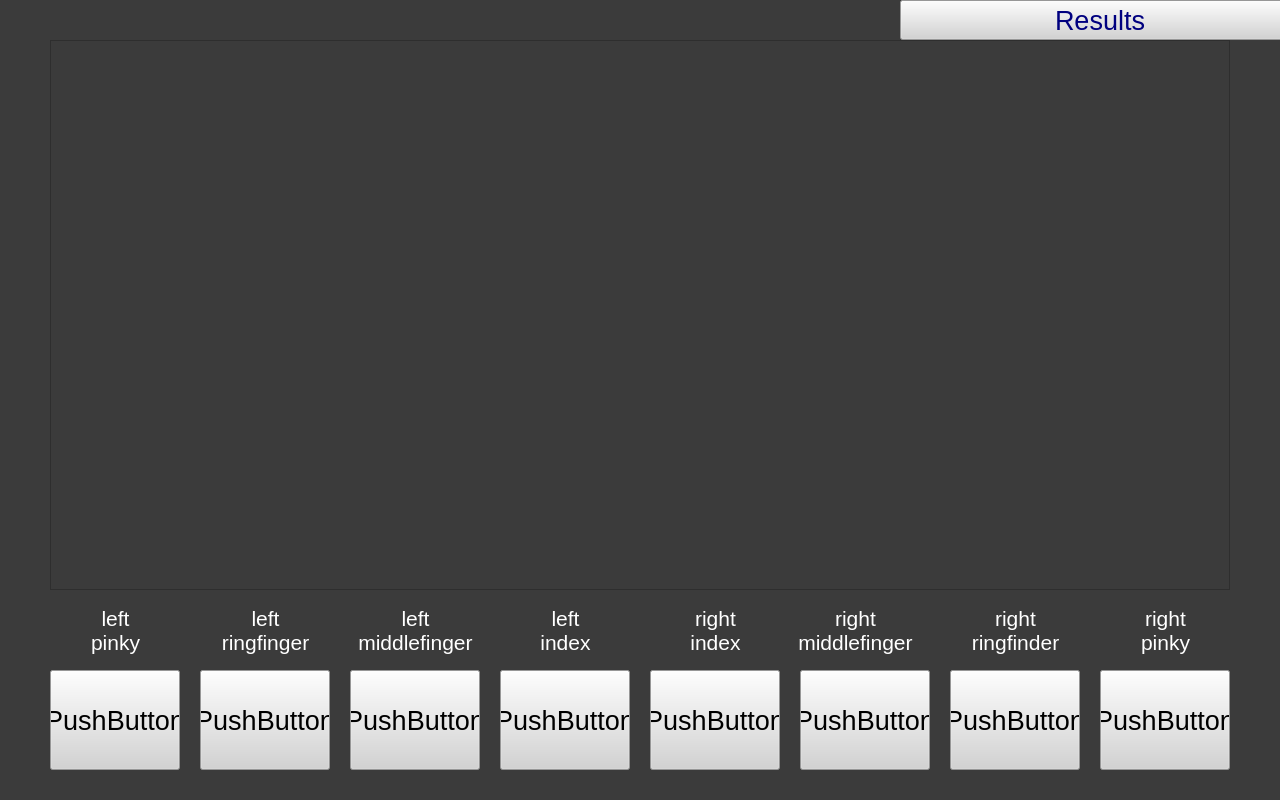
<?xml version="1.0" encoding="UTF-8"?>
<ui version="4.0">
 <class>Form</class>
 <widget class="QWidget" name="Form">
  <property name="geometry">
   <rect>
    <x>0</x>
    <y>0</y>
    <width>1280</width>
    <height>800</height>
   </rect>
  </property>
  <property name="font">
   <font>
    <pointsize>20</pointsize>
   </font>
  </property>
  <property name="windowTitle">
   <string>Form</string>
  </property>
  <property name="styleSheet">
   <string notr="true">background-color: rgb(59, 59, 59);</string>
  </property>
  <widget class="QGraphicsView" name="graphicsView">
   <property name="geometry">
    <rect>
     <x>50</x>
     <y>40</y>
     <width>1180</width>
     <height>550</height>
    </rect>
   </property>
  </widget>
  <widget class="QPushButton" name="pushButton_lk">
   <property name="geometry">
    <rect>
     <x>50</x>
     <y>670</y>
     <width>130</width>
     <height>100</height>
    </rect>
   </property>
   <property name="font">
    <font>
     <pointsize>20</pointsize>
    </font>
   </property>
   <property name="styleSheet">
    <string notr="true">background-color: rgb(211, 211, 211);
color: rgb(0, 0, 0)
</string>
   </property>
   <property name="text">
    <string>PushButton</string>
   </property>
  </widget>
  <widget class="QPushButton" name="pushButton_lr">
   <property name="geometry">
    <rect>
     <x>200</x>
     <y>670</y>
     <width>130</width>
     <height>100</height>
    </rect>
   </property>
   <property name="font">
    <font>
     <pointsize>20</pointsize>
    </font>
   </property>
   <property name="styleSheet">
    <string notr="true">background-color: rgb(211, 211, 211);
color: rgb(0, 0, 0)
</string>
   </property>
   <property name="text">
    <string>PushButton</string>
   </property>
  </widget>
  <widget class="QPushButton" name="pushButton_lm">
   <property name="geometry">
    <rect>
     <x>350</x>
     <y>670</y>
     <width>130</width>
     <height>100</height>
    </rect>
   </property>
   <property name="font">
    <font>
     <pointsize>20</pointsize>
    </font>
   </property>
   <property name="styleSheet">
    <string notr="true">background-color: rgb(211, 211, 211);
color: rgb(0, 0, 0)
</string>
   </property>
   <property name="text">
    <string>PushButton</string>
   </property>
  </widget>
  <widget class="QPushButton" name="pushButton_lz">
   <property name="geometry">
    <rect>
     <x>500</x>
     <y>670</y>
     <width>130</width>
     <height>100</height>
    </rect>
   </property>
   <property name="font">
    <font>
     <pointsize>20</pointsize>
    </font>
   </property>
   <property name="styleSheet">
    <string notr="true">background-color: rgb(211, 211, 211);
color: rgb(0, 0, 0)
</string>
   </property>
   <property name="text">
    <string>PushButton</string>
   </property>
  </widget>
  <widget class="QPushButton" name="pushButton_rz">
   <property name="geometry">
    <rect>
     <x>650</x>
     <y>670</y>
     <width>130</width>
     <height>100</height>
    </rect>
   </property>
   <property name="font">
    <font>
     <pointsize>20</pointsize>
    </font>
   </property>
   <property name="styleSheet">
    <string notr="true">background-color: rgb(211, 211, 211);
color: rgb(0, 0, 0)
</string>
   </property>
   <property name="text">
    <string>PushButton</string>
   </property>
  </widget>
  <widget class="QPushButton" name="pushButton_rm">
   <property name="geometry">
    <rect>
     <x>800</x>
     <y>670</y>
     <width>130</width>
     <height>100</height>
    </rect>
   </property>
   <property name="font">
    <font>
     <pointsize>20</pointsize>
    </font>
   </property>
   <property name="styleSheet">
    <string notr="true">background-color: rgb(211, 211, 211);
color: rgb(0, 0, 0)
</string>
   </property>
   <property name="text">
    <string>PushButton</string>
   </property>
  </widget>
  <widget class="QPushButton" name="pushButton_rr">
   <property name="geometry">
    <rect>
     <x>950</x>
     <y>670</y>
     <width>130</width>
     <height>100</height>
    </rect>
   </property>
   <property name="font">
    <font>
     <pointsize>20</pointsize>
    </font>
   </property>
   <property name="styleSheet">
    <string notr="true">background-color: rgb(211, 211, 211);
color: rgb(0, 0, 0)
</string>
   </property>
   <property name="text">
    <string>PushButton</string>
   </property>
  </widget>
  <widget class="QPushButton" name="pushButton_rk">
   <property name="geometry">
    <rect>
     <x>1100</x>
     <y>670</y>
     <width>130</width>
     <height>100</height>
    </rect>
   </property>
   <property name="font">
    <font>
     <pointsize>20</pointsize>
    </font>
   </property>
   <property name="styleSheet">
    <string notr="true">background-color: rgb(211, 211, 211);
color: rgb(0, 0, 0)
</string>
   </property>
   <property name="text">
    <string>PushButton</string>
   </property>
  </widget>
  <widget class="QLabel" name="label">
   <property name="geometry">
    <rect>
     <x>50</x>
     <y>600</y>
     <width>131</width>
     <height>61</height>
    </rect>
   </property>
   <property name="font">
    <font>
     <pointsize>20</pointsize>
    </font>
   </property>
   <property name="styleSheet">
    <string notr="true">background-color: rgb(59, 59, 59);
color: rgb(255, 255, 255);</string>
   </property>
   <property name="text">
    <string>&lt;html&gt;&lt;head/&gt;&lt;body&gt;&lt;p align=&quot;center&quot;&gt;&lt;span style=&quot; font-size:16pt;&quot;&gt;left &lt;br/&gt;pinky&lt;/span&gt;&lt;/p&gt;&lt;/body&gt;&lt;/html&gt;</string>
   </property>
  </widget>
  <widget class="QLabel" name="label_2">
   <property name="geometry">
    <rect>
     <x>200</x>
     <y>600</y>
     <width>131</width>
     <height>61</height>
    </rect>
   </property>
   <property name="font">
    <font>
     <pointsize>20</pointsize>
    </font>
   </property>
   <property name="styleSheet">
    <string notr="true">background-color: rgb(59, 59, 59);
color: rgb(255, 255, 255);</string>
   </property>
   <property name="text">
    <string>&lt;html&gt;&lt;head/&gt;&lt;body&gt;&lt;p align=&quot;center&quot;&gt;&lt;span style=&quot; font-size:16pt;&quot;&gt;left &lt;br/&gt;ringfinger&lt;/span&gt;&lt;/p&gt;&lt;/body&gt;&lt;/html&gt;</string>
   </property>
  </widget>
  <widget class="QLabel" name="label_3">
   <property name="geometry">
    <rect>
     <x>350</x>
     <y>600</y>
     <width>131</width>
     <height>61</height>
    </rect>
   </property>
   <property name="font">
    <font>
     <pointsize>20</pointsize>
    </font>
   </property>
   <property name="styleSheet">
    <string notr="true">background-color: rgb(59, 59, 59);
color: rgb(255, 255, 255);</string>
   </property>
   <property name="text">
    <string>&lt;html&gt;&lt;head/&gt;&lt;body&gt;&lt;p align=&quot;center&quot;&gt;&lt;span style=&quot; font-size:16pt;&quot;&gt;left &lt;br/&gt;middlefinger&lt;/span&gt;&lt;/p&gt;&lt;/body&gt;&lt;/html&gt;</string>
   </property>
  </widget>
  <widget class="QLabel" name="label_4">
   <property name="geometry">
    <rect>
     <x>500</x>
     <y>600</y>
     <width>131</width>
     <height>61</height>
    </rect>
   </property>
   <property name="font">
    <font>
     <pointsize>20</pointsize>
    </font>
   </property>
   <property name="styleSheet">
    <string notr="true">background-color: rgb(59, 59, 59);
color: rgb(255, 255, 255);</string>
   </property>
   <property name="text">
    <string>&lt;html&gt;&lt;head/&gt;&lt;body&gt;&lt;p align=&quot;center&quot;&gt;&lt;span style=&quot; font-size:16pt;&quot;&gt;left &lt;br/&gt;index&lt;/span&gt;&lt;/p&gt;&lt;/body&gt;&lt;/html&gt;</string>
   </property>
  </widget>
  <widget class="QLabel" name="label_5">
   <property name="geometry">
    <rect>
     <x>650</x>
     <y>600</y>
     <width>131</width>
     <height>61</height>
    </rect>
   </property>
   <property name="font">
    <font>
     <pointsize>20</pointsize>
    </font>
   </property>
   <property name="styleSheet">
    <string notr="true">background-color: rgb(59, 59, 59);
color: rgb(255, 255, 255);</string>
   </property>
   <property name="text">
    <string>&lt;html&gt;&lt;head/&gt;&lt;body&gt;&lt;p align=&quot;center&quot;&gt;&lt;span style=&quot; font-size:16pt;&quot;&gt;right&lt;br/&gt;index&lt;/span&gt;&lt;/p&gt;&lt;/body&gt;&lt;/html&gt;</string>
   </property>
  </widget>
  <widget class="QLabel" name="label_6">
   <property name="geometry">
    <rect>
     <x>790</x>
     <y>600</y>
     <width>131</width>
     <height>61</height>
    </rect>
   </property>
   <property name="font">
    <font>
     <pointsize>20</pointsize>
    </font>
   </property>
   <property name="styleSheet">
    <string notr="true">background-color: rgb(59, 59, 59);
color: rgb(255, 255, 255);</string>
   </property>
   <property name="text">
    <string>&lt;html&gt;&lt;head/&gt;&lt;body&gt;&lt;p align=&quot;center&quot;&gt;&lt;span style=&quot; font-size:16pt;&quot;&gt;right &lt;br/&gt;middlefinger&lt;/span&gt;&lt;/p&gt;&lt;/body&gt;&lt;/html&gt;</string>
   </property>
  </widget>
  <widget class="QLabel" name="label_7">
   <property name="geometry">
    <rect>
     <x>950</x>
     <y>600</y>
     <width>131</width>
     <height>61</height>
    </rect>
   </property>
   <property name="font">
    <font>
     <pointsize>20</pointsize>
    </font>
   </property>
   <property name="styleSheet">
    <string notr="true">background-color: rgb(59, 59, 59);
color: rgb(255, 255, 255);</string>
   </property>
   <property name="text">
    <string>&lt;html&gt;&lt;head/&gt;&lt;body&gt;&lt;p align=&quot;center&quot;&gt;&lt;span style=&quot; font-size:16pt;&quot;&gt;right &lt;br/&gt;ringfinder&lt;/span&gt;&lt;/p&gt;&lt;/body&gt;&lt;/html&gt;</string>
   </property>
  </widget>
  <widget class="QLabel" name="label_8">
   <property name="geometry">
    <rect>
     <x>1100</x>
     <y>600</y>
     <width>131</width>
     <height>61</height>
    </rect>
   </property>
   <property name="font">
    <font>
     <pointsize>20</pointsize>
    </font>
   </property>
   <property name="styleSheet">
    <string notr="true">background-color: rgb(59, 59, 59);
color: rgb(255, 255, 255);</string>
   </property>
   <property name="text">
    <string>&lt;html&gt;&lt;head/&gt;&lt;body&gt;&lt;p align=&quot;center&quot;&gt;&lt;span style=&quot; font-size:16pt;&quot;&gt;right &lt;br/&gt;pinky&lt;/span&gt;&lt;/p&gt;&lt;/body&gt;&lt;/html&gt;</string>
   </property>
  </widget>
  <widget class="QPushButton" name="pushButton">
   <property name="geometry">
    <rect>
     <x>900</x>
     <y>0</y>
     <width>400</width>
     <height>40</height>
    </rect>
   </property>
   <property name="font">
    <font>
     <pointsize>20</pointsize>
    </font>
   </property>
   <property name="styleSheet">
    <string notr="true">background-color: rgb(211, 211, 211);
color: rgb(0, 0, 127);
</string>
   </property>
   <property name="text">
    <string>Results</string>
   </property>
  </widget>
 </widget>
 <resources/>
 <connections/>
</ui>
